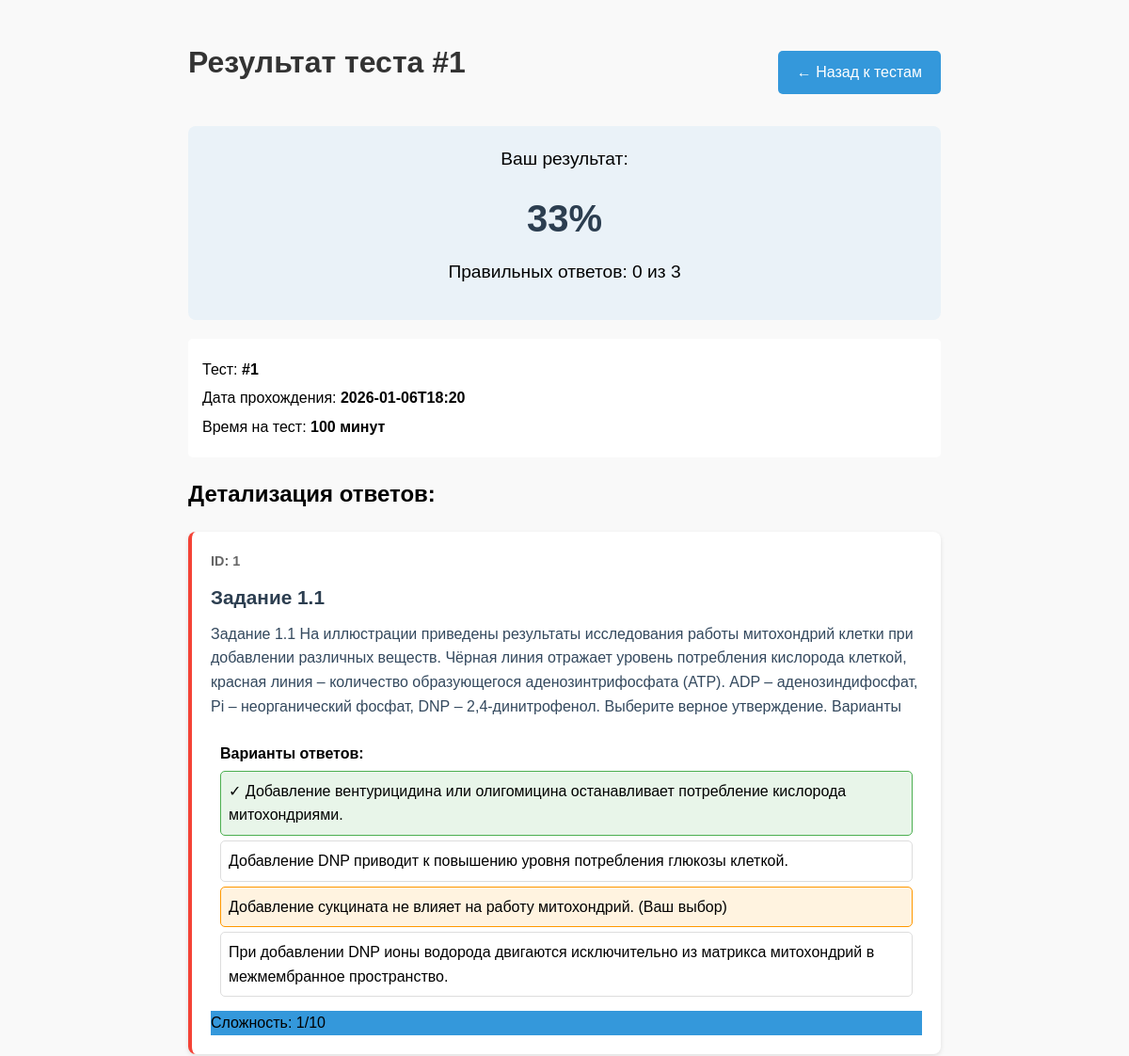
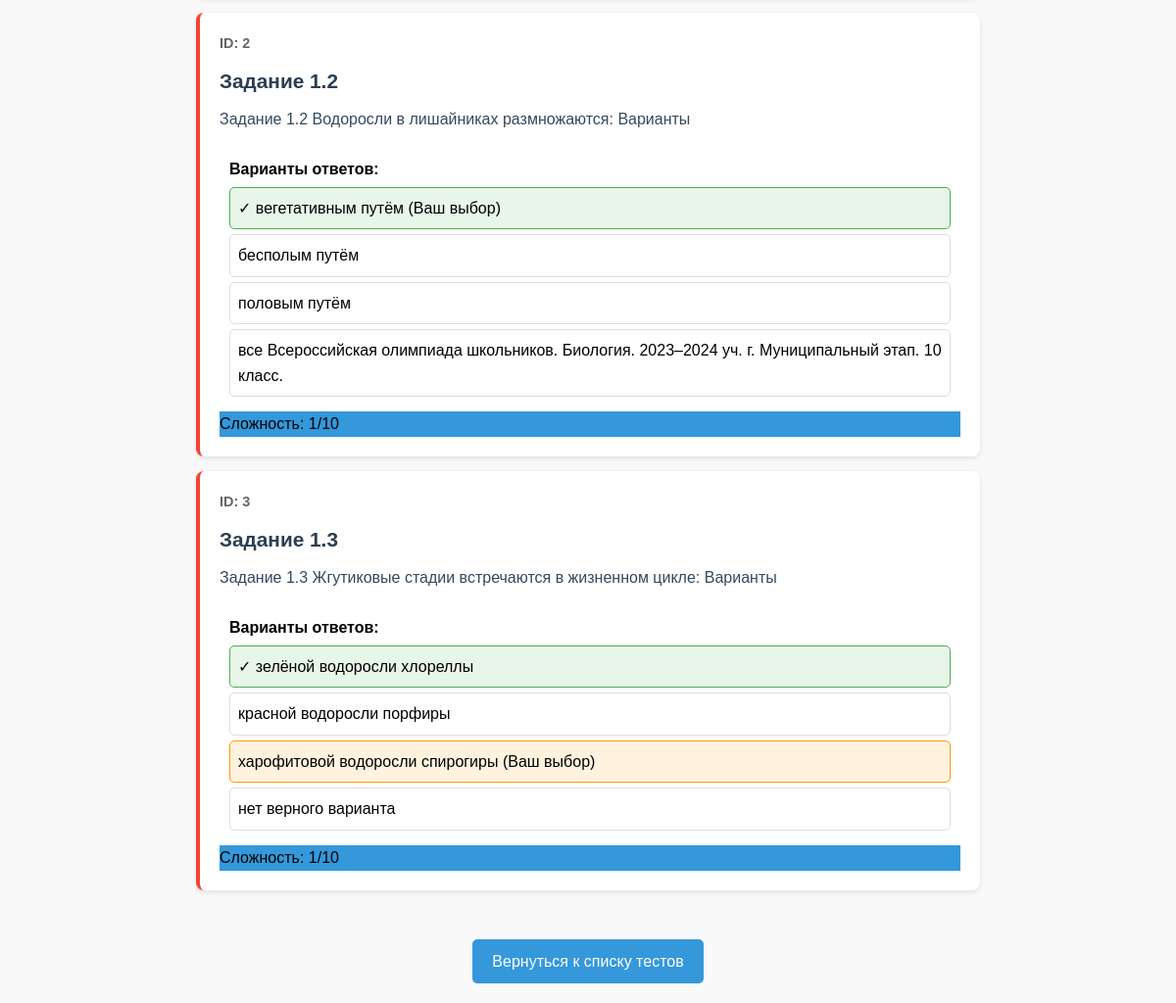
/test/result/21 (signed in), run on the app's committed database (2 pictures, top to bottom).
### tables this page shows
CREATE TABLE tests (id INTEGER PRIMARY KEY AUTOINCREMENT, time INTEGER NOT NULL, attempts INTEGER NOT NULL, tasks_id TEXT NOT NULL, access_code TEXT);

CREATE TABLE attempts (id INTEGER PRIMARY KEY AUTOINCREMENT, test_id INTEGER NOT NULL, user_id INTEGER NOT NULL, score INTEGER NOT NULL, answers TEXT NOT NULL, timestamp TEXT NOT NULL, time INTEGER);

CREATE TABLE tasks6 (id INTEGER PRIMARY KEY, title TEXT NOT NULL, description TEXT NOT NULL, anwser TEXT, difficulty INTEGER, tags TEXT, source TEXT, task_type TEXT DEFAULT 'text_answer', is_visible_to_students BIT DEFAULT 1);

CREATE TABLE task_options (id INTEGER PRIMARY KEY AUTOINCREMENT, task_id INTEGER NOT NULL, option_text TEXT NOT NULL, is_correct INTEGER DEFAULT 0, option_order INTEGER DEFAULT 0, FOREIGN KEY(task_id) REFERENCES tasks6(id) ON DELETE CASCADE);

### app.py (the view)
@app.route('/test/result/<int:attempt_id>')
def test_result(attempt_id):
    if 'user_id' not in session:
        flash('Войдите в систему', 'error')
        return redirect(url_for('login'))
    attempt = get_attempt_by_id(attempt_id)
    if not attempt:
        flash('Результат не найден', 'error')
        return redirect(url_for('view_tests'))
    conn = sqlite3.connect(DB_PATH)
    cursor = conn.cursor()
    cursor.execute("SELECT 1 FROM teachers WHERE user_id = ?", (session['user_id'],))
    is_teacher = cursor.fetchone() is not None
    conn.close()
    if attempt[2] != session['user_id'] and not is_teacher:
        flash('Нет доступа', 'error')
        return redirect(url_for('view_tests'))
    test = get_test_by_id(attempt[1])
    if not test:
        flash('Тест не найден', 'error')
        return redirect(url_for('view_tests'))
    task_ids = [int(id_str.strip()) for id_str in test[3].split(',') if id_str.strip()]
    tasks = get_tasks_by_ids(task_ids)
    task_options = {}
    for task in tasks:
        if len(task) > 7 and task[7] == 'multiple_choice':  # task_type is at index 7
            options = get_task_options(task[0])
            task_options[task[0]] = options
    import ast
    try:
        user_answers = ast.literal_eval(attempt[4] or '{}')
        if not isinstance(user_answers, dict):
            user_answers = {}
    except Exception:
        user_answers = {}
    return render_template('test_result.html', test=test, attempt=attempt, tasks=tasks, task_options=task_options, user_answers=user_answers, get_difficulty_color=get_difficulty_color, user=session.get('user_info'))

### app.py (called while the page is built)
def get_difficulty_color(difficulty):
    colors = ['#3498db', '#2ecc71', '#1abc9c', '#f1c40f', '#f39c12', '#e67e22', '#d35400', '#e74c3c', '#c0392b', '#2c3e50']
    return colors[max(0, min(int(difficulty) - 1, len(colors) - 1))]

def get_test_by_id(test_id):
    conn = sqlite3.connect(DB_PATH)
    cursor = conn.cursor()
    cursor.execute("SELECT * FROM tests WHERE id = ?", (test_id,))
    test = cursor.fetchone()
    conn.close()
    return test

def get_tasks_by_ids(task_ids):
    if not task_ids: return []
    placeholders = ','.join('?' * len(task_ids))
    query = f"SELECT * FROM tasks6 WHERE id IN ({placeholders})"
    conn = sqlite3.connect(DB_PATH)
    cursor = conn.cursor()
    cursor.execute(query, task_ids)
    tasks = cursor.fetchall()
    conn.close()
    return tasks

def get_task_options(task_id):
    conn = sqlite3.connect(DB_PATH)
    cursor = conn.cursor()
    cursor.execute("SELECT id, option_text, is_correct, option_order FROM task_options WHERE task_id = ? ORDER BY option_order", (task_id,))
    options = cursor.fetchall()
    conn.close()
    return options

def get_attempt_by_id(attempt_id):
    conn = sqlite3.connect(DB_PATH)
    cursor = conn.cursor()
    cursor.execute("SELECT * FROM attempts WHERE id = ?", (attempt_id,))
    attempt = cursor.fetchone()
    conn.close()
    return attempt

### templates/test_result.html (shortened to what this page needs)
<!DOCTYPE html>
<html lang="ru">
<head>
</head>
<body>
    <div class="header">
        <h1>Результат теста #{{ test[0] }}</h1>
        <a href="/tests" class="btn">← Назад к тестам</a>
    </div>
    <div class="result-summary">
        <div class="score-text">Ваш результат:</div>
        <div class="score">{{ attempt[3] }}%</div>
        <div class="score-text">
            Правильных ответов: {{ attempt[3] * tasks|length // 100 }} из {{ tasks|length }}
        </div>
    </div>
    <div class="test-info">
        <div class="test-info-item">Тест: <strong>#{{ test[0] }}</strong></div>
        <div class="test-info-item">Дата прохождения: <strong>{{ attempt[5][:16] }}</strong></div>
        <div class="test-info-item">Время на тест: <strong>{{ test[1] }} минут</strong></div>
    </div>
    <h2>Детализация ответов:</h2>
    {% for task in tasks %}
    {% set is_correct = False %}
    {% if task|length > 7 and task[7] == 'multiple_choice' %}
        {% for option in task_options.get(task[0], []) %}
            {% if option[1] == user_answers.get(task[0], '') and option[2] %}
                {% set is_correct = True %}
            {% endif %}
        {% endfor %}
    {% else %}
        {% if user_answers.get(task[0], '')|lower == (task[3] or '')|lower %}
            {% set is_correct = True %}
        {% endif %}
    {% endif %}
    <div class="task {% if is_correct %}correct{% else %}incorrect{% endif %}">
        <div class="task-id">ID: {{ task[0] }}</div>
        <div class="task-title">{{ task[1] }}</div>
        <div class="task-description">{{ task[2] }}</div>
        {% if task|length > 7 and task[7] == 'multiple_choice' %}
            <div class="answer-section">
                <div><strong>Варианты ответов:</strong></div>
                {% for option in task_options.get(task[0], []) %}
                <div class="option-result {% if option[1] == user_answers.get(task[0], '') %}user-selected{% endif %} {% if option[2] %}correct-option{% endif %}">
                    {% if option[2] %}✓{% endif %} {{ option[1] }}
                    {% if option[1] == user_answers.get(task[0], '') %} (Ваш выбор){% endif %}
                </div>
                {% endfor %}
            </div>
        {% endif %}
        <div class="task-difficulty" style="background-color: {{ get_difficulty_color(task[4]) }}">
            Сложность: {{ task[4] }}/10
        </div>
    </div>
    {% endfor %}
    <div style="text-align: center; margin-top: 30px;">
        <a href="/tests" class="btn">Вернуться к списку тестов</a>
    </div>
</body>
</html>

### templates/test_result.html (style rules this page uses)
body { font-family: Arial, sans-serif; line-height: 1.6; margin: 0; padding: 20px; max-width: 800px; margin: 0 auto; background-color: #f9f9f9; }
.header { display: flex; justify-content: space-between; align-items: center; margin-bottom: 20px; }
h1 { color: #333; }
.result-summary { background: #eaf2f8; padding: 20px; border-radius: 8px; text-align: center; margin-bottom: 20px; }
.score { font-size: 2.5em; font-weight: bold; margin: 10px 0; color: #2c3e50; }
.score-text { font-size: 1.2em; margin-bottom: 15px; }
.test-info { background: white; padding: 15px; border-radius: 5px; margin-bottom: 20px; }
.test-info-item { margin: 5px 0; }
.task { background: white; margin: 15px 0; padding: 20px; border-radius: 8px; box-shadow: 0 2px 5px rgba(0,0,0,0.1); }
.task-id { font-weight: bold; color: #666; font-size: 0.9em; }
.task-title { font-size: 1.3em; color: #2c3e50; margin: 10px 0; font-weight: bold; }
.task-description { margin: 10px 0; color: #34495e; }
.answer-section { margin-top: 15px; padding: 10px; border-radius: 5px; }
.option-result { padding: 8px; margin: 5px 0; border-radius: 5px; border: 1px solid #ddd; }
.correct-option { background-color: #e8f5e9; border-color: #4caf50; }
.user-selected { background-color: #fff3e0; border-color: #ff9800; }
.user-selected.correct-option { background-color: #e8f5e9; border-color: #4caf50; }
.incorrect { border-left: 4px solid #f44336; }
.btn { display: inline-block; padding: 10px 20px; background-color: #3498db; color: white; border: none; border-radius: 5px; text-decoration: none; margin-top: 20px; cursor: pointer; }

### data on the page
tests: id "1", time "100"
attempts: score "33", timestamp "2026-01-06T18:20"
tasks6: id "1", title "Задание 1.1", description "Задание 1.1 На иллюстрации приведены результаты исследования работы митохондрий клетки при добавлении различных веществ. Чёрная линия отражает уровень потребления кислорода клеткой, красная линия – количество образующегося аденозинтрифосфата (ATP). ADP – аденозиндифосфат, Pi – неорганический фосфат, DNР – 2,4-динитрофенол. Выберите верное утверждение. Варианты", difficulty "1"
task_options: option_text "Добавление вентурицидина или олигомицина останавливает потребление кислорода митохондриями."
task_options: option_text "Добавление DNP приводит к повышению уровня потребления глюкозы клеткой."
task_options: option_text "Добавление сукцината не влияет на работу митохондрий.", shows "(Ваш выбор)"
task_options: option_text "При добавлении DNP ионы водорода двигаются исключительно из матрикса митохондрий в межмембранное пространство."
tasks6: id "2", title "Задание 1.2", description "Задание 1.2 Водоросли в лишайниках размножаются: Варианты", difficulty "1"
task_options: option_text "вегетативным путём", shows "(Ваш выбор)"
task_options: option_text "бесполым путём"
task_options: option_text "половым путём"
task_options: option_text "все Всероссийская олимпиада школьников. Биология. 2023–2024 уч. г. Муниципальный этап. 10 класс."
tasks6: id "3", title "Задание 1.3", description "Задание 1.3 Жгутиковые стадии встречаются в жизненном цикле: Варианты", difficulty "1"
task_options: option_text "зелёной водоросли хлореллы"
task_options: option_text "красной водоросли порфиры"
task_options: option_text "харофитовой водоросли спирогиры", shows "(Ваш выбор)"
task_options: option_text "нет верного варианта"

### other printed values
{{ attempt[3] * tasks|length // 100 }} "0"
{{ tasks|length }} "3"
